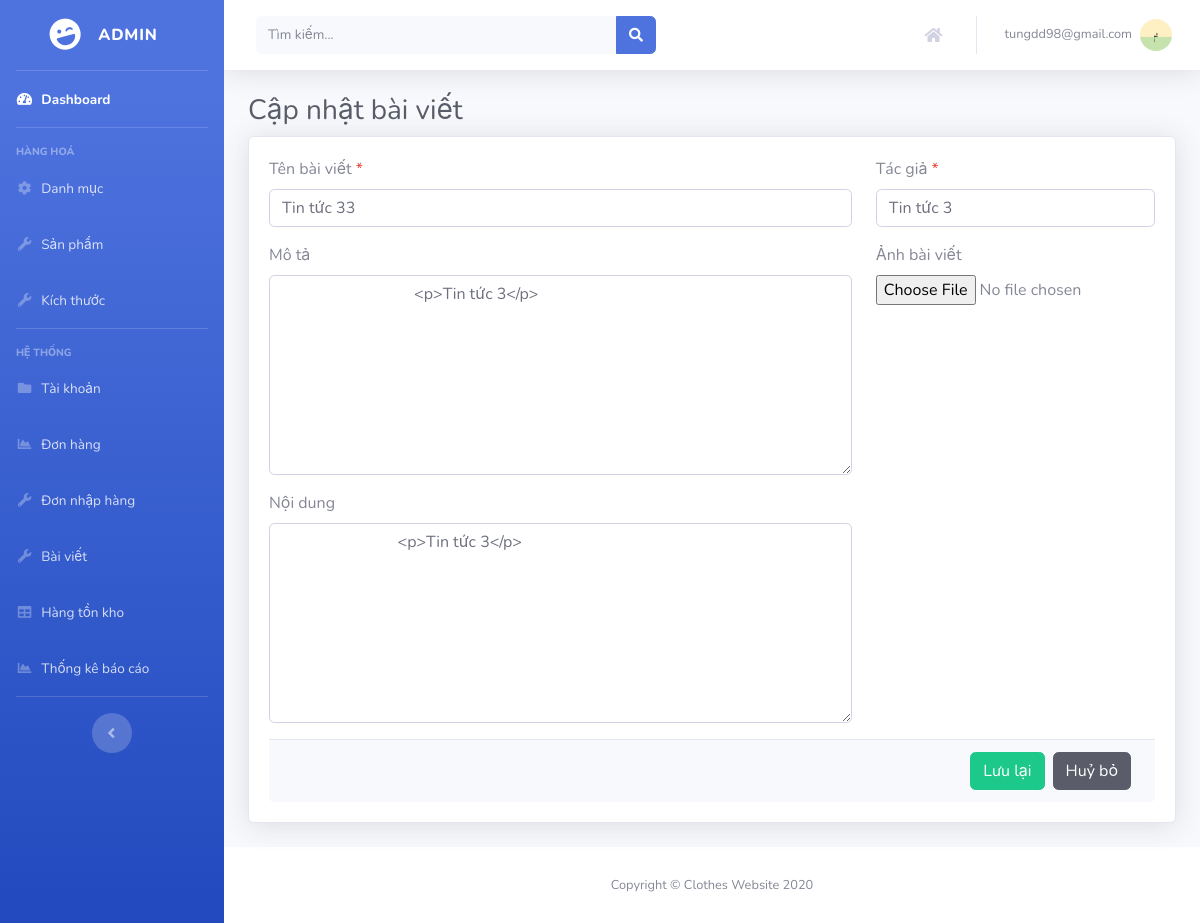
Page /admin/article/edit/2 (signed in) on the committed database.
### tables this page shows
CREATE TABLE `articles` (
  `id` int(11) NOT NULL,
  `title` varchar(255) DEFAULT NULL,
  `description` text DEFAULT NULL,
  `content` text DEFAULT NULL,
  `author` varchar(255) DEFAULT NULL,
  `thumbnail` varchar(255) DEFAULT NULL,
  `created_at` timestamp NOT NULL DEFAULT current_timestamp() ON UPDATE current_timestamp()
);

### controller/BaseController.php (called while the page is built, shortened)
<?php
class BaseController
{
    public function loadView($_view, $var)
    {
        $this->view = $_view;
        include "view/{$this->view}.php";
    }
}

### model/Model.php (called while the page is built, shortened)
<?php
$db = mysqli_connect($hostname, $username, $password, $database);
mysqli_set_charset($db, "UTF8");
class Model
{
    public function _getRecord($sql)
    {
        global $db;
        $result = mysqli_query($db, $sql);
        $record = mysqli_fetch_object($result);
        return $record;
    }
}

### model/ArticleModel.php (called while the page is built, shortened)
<?php
class ArticleModel extends Model
{
    public $table = 'articles';
    public function getRecord($id)
    {
        return parent::_getRecord("Select * from `$this->table` where id = $id");
    }
}

### view/admin/article/edit.php (the view, shortened to what this page needs)
<div class="container-fluid">
    <h1 class="h3 mb-2 text-gray-800"><?php echo !empty($record) ? 'Cập nhật bài viết' : 'Thêm mới bài viết' ?></h1>
    <div class="card shadow mb-4">
        <form method="POST" action="<?php echo $formAction ?>" enctype="multipart/form-data">
            <div class="card-body">
                <div class="row">
                    <div class="col-md-8 col-sm-12">
                        <div class="form-group">
                            <label for="title">Tên bài viết <span class="text-danger">*</span></label>
                            <input type="text" class="form-control" id="title" required name="title"
                                value="<?php echo !empty($record->title) ? $record->title : '' ?>">
                        </div>
                        <div class="form-group">
                            <label for="description">Mô tả</label>
                            <textarea name="description" class="form-control" id="description"
                                style="min-height:200px;">
                                <?php echo !empty($record->description) ? $record->description : '' ?>
                            </textarea>
                        </div>
                        <div class="form-group">
                            <label for="description">Nội dung</label>
                            <textarea name="content" class="form-control" id="content" style="min-height:200px;">
                            <?php echo !empty($record->content) ? $record->content : '' ?>
                            </textarea>
                        </div>
                    </div>
                    <div class="col-md-4 col-sm-12">
                        <div class="form-group">
                            <label for="price">Tác giả <span class="text-danger">*</span></label>
                            <input type="text" class="form-control" id="price" required name="author"
                                value="<?php echo !empty($record->author) ? $record->author : '' ?>">
                        </div>
                        <div class="form-group">
                            <label for="thumbnail">Ảnh bài viết</label>
                            <input type="file" class="form-control-file" id="thumbnail" name="thumbnail">
                        </div>
                    </div>
                </div>
                <div class="card-footer">
                    <div class="d-flex justify-content-end">
                        <button type="submit" class="btn btn-success mx-1">Lưu lại</button>
                        <button type="button" class="btn btn-dark mx-1" onclick="window.history.back()">Huỷ bỏ</button>
                    </div>
                </div>
            </div>
        </form>
    </div>
</div>

### rows in the picture
articles: title "Tin tức 33", description "<p>Tin tức 3</p>", content "<p>Tin tức 3</p>", author "Tin tức 3"

### other values in the picture
$_SESSION['email'] "tungdd98@gmail.com"
